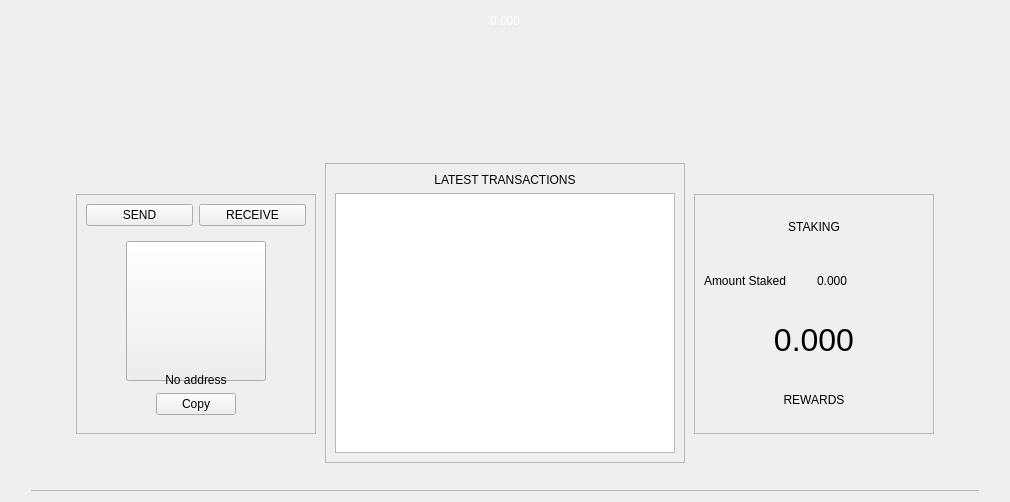
<?xml version="1.0" encoding="UTF-8"?>
<ui version="4.0">
 <class>DashboardWidget</class>
 <widget class="QWidget" name="DashboardWidget">
  <property name="geometry">
   <rect>
    <x>0</x>
    <y>0</y>
    <width>1010</width>
    <height>502</height>
   </rect>
  </property>
  <property name="sizePolicy">
   <sizepolicy hsizetype="Fixed" vsizetype="Fixed">
    <horstretch>0</horstretch>
    <verstretch>0</verstretch>
   </sizepolicy>
  </property>
  <property name="windowTitle">
   <string>Form</string>
  </property>
  <layout class="QVBoxLayout" name="verticalLayout_10">
   <item>
    <layout class="QVBoxLayout" name="dashLayout">
     <item>
      <layout class="QHBoxLayout" name="horizontalLayout_8">
       <item>
        <spacer name="horizontalSpacer_11">
         <property name="orientation">
          <enum>Qt::Horizontal</enum>
         </property>
         <property name="sizeHint" stdset="0">
          <size>
           <width>40</width>
           <height>20</height>
          </size>
         </property>
        </spacer>
       </item>
       <item>
        <widget class="QLabel" name="labelAmountPiv">
         <property name="text">
          <string>&lt;html&gt;&lt;head/&gt;&lt;body&gt;&lt;p&gt;&lt;span style=&quot; color:#ffffff;&quot;&gt;0.000&lt;/span&gt;&lt;/p&gt;&lt;/body&gt;&lt;/html&gt;</string>
         </property>
        </widget>
       </item>
       <item>
        <spacer name="horizontalSpacer_10">
         <property name="orientation">
          <enum>Qt::Horizontal</enum>
         </property>
         <property name="sizeHint" stdset="0">
          <size>
           <width>40</width>
           <height>20</height>
          </size>
         </property>
        </spacer>
       </item>
      </layout>
     </item>
     <item>
      <widget class="QWidget" name="layoutWarning" native="true">
       <layout class="QVBoxLayout" name="verticalLayout_8">
        <property name="spacing">
         <number>0</number>
        </property>
        <property name="leftMargin">
         <number>0</number>
        </property>
        <property name="topMargin">
         <number>0</number>
        </property>
        <property name="rightMargin">
         <number>0</number>
        </property>
        <property name="bottomMargin">
         <number>0</number>
        </property>
        <item>
         <widget class="QWidget" name="containerWarning" native="true">
          <layout class="QVBoxLayout" name="verticalLayout_21">
           <property name="spacing">
            <number>9</number>
           </property>
           <property name="leftMargin">
            <number>20</number>
           </property>
           <property name="topMargin">
            <number>9</number>
           </property>
           <property name="rightMargin">
            <number>20</number>
           </property>
           <property name="bottomMargin">
            <number>0</number>
           </property>
           <item>
            <layout class="QHBoxLayout" name="horizontalLayout">
             <property name="topMargin">
              <number>100</number>
             </property>
             <item>
              <spacer name="horizontalSpacer_2">
               <property name="orientation">
                <enum>Qt::Horizontal</enum>
               </property>
               <property name="sizeHint" stdset="0">
                <size>
                 <width>40</width>
                 <height>20</height>
                </size>
               </property>
              </spacer>
             </item>
             <item>
              <layout class="QVBoxLayout" name="verticalLayout_4">
               <item>
                <spacer name="verticalSpacer">
                 <property name="orientation">
                  <enum>Qt::Vertical</enum>
                 </property>
                 <property name="sizeHint" stdset="0">
                  <size>
                   <width>20</width>
                   <height>40</height>
                  </size>
                 </property>
                </spacer>
               </item>
               <item>
                <widget class="QFrame" name="frameSendReceive">
                 <property name="minimumSize">
                  <size>
                   <width>240</width>
                   <height>240</height>
                  </size>
                 </property>
                 <property name="maximumSize">
                  <size>
                   <width>240</width>
                   <height>240</height>
                  </size>
                 </property>
                 <property name="frameShape">
                  <enum>QFrame::StyledPanel</enum>
                 </property>
                 <property name="frameShadow">
                  <enum>QFrame::Raised</enum>
                 </property>
                 <layout class="QVBoxLayout" name="verticalLayout">
                  <item>
                   <layout class="QHBoxLayout" name="horizontalLayout_6">
                    <item>
                     <widget class="QPushButton" name="sendpagebtn">
                      <property name="text">
                       <string>SEND</string>
                      </property>
                     </widget>
                    </item>
                    <item>
                     <widget class="QPushButton" name="receivepagebtn">
                      <property name="text">
                       <string>RECEIVE</string>
                      </property>
                     </widget>
                    </item>
                   </layout>
                  </item>
                  <item>
                   <widget class="QStackedWidget" name="stackedWidget">
                    <property name="currentIndex">
                     <number>1</number>
                    </property>
                    <widget class="QWidget" name="send">
                     <layout class="QVBoxLayout" name="verticalLayout_2">
                      <item>
                       <widget class="QLabel" name="lblRecentcontacts">
                        <property name="text">
                         <string>Recent Contacts</string>
                        </property>
                       </widget>
                      </item>
                      <item>
                       <layout class="QHBoxLayout" name="horizontalLayout_2">
                        <item>
                         <widget class="QPushButton" name="pushButton">
                          <property name="text">
                           <string>1</string>
                          </property>
                         </widget>
                        </item>
                        <item>
                         <widget class="QPushButton" name="pushButton_2">
                          <property name="text">
                           <string>2</string>
                          </property>
                         </widget>
                        </item>
                        <item>
                         <widget class="QPushButton" name="pushButton_3">
                          <property name="text">
                           <string>3</string>
                          </property>
                         </widget>
                        </item>
                       </layout>
                      </item>
                      <item>
                       <widget class="QLineEdit" name="lineEditAmount">
                        <property name="sizePolicy">
                         <sizepolicy hsizetype="Expanding" vsizetype="Preferred">
                          <horstretch>0</horstretch>
                          <verstretch>0</verstretch>
                         </sizepolicy>
                        </property>
                        <property name="minimumSize">
                         <size>
                          <width>0</width>
                          <height>30</height>
                         </size>
                        </property>
                        <property name="maximumSize">
                         <size>
                          <width>16777215</width>
                          <height>50</height>
                         </size>
                        </property>
                        <property name="maxLength">
                         <number>17</number>
                        </property>
                        <property name="alignment">
                         <set>Qt::AlignLeading|Qt::AlignLeft|Qt::AlignVCenter</set>
                        </property>
                       </widget>
                      </item>
                      <item>
                       <layout class="QHBoxLayout" name="horizontalLayout_3">
                        <item>
                         <spacer name="horizontalSpacer_3">
                          <property name="orientation">
                           <enum>Qt::Horizontal</enum>
                          </property>
                          <property name="sizeHint" stdset="0">
                           <size>
                            <width>40</width>
                            <height>20</height>
                           </size>
                          </property>
                         </spacer>
                        </item>
                        <item>
                         <widget class="QPushButton" name="sendbtn">
                          <property name="sizePolicy">
                           <sizepolicy hsizetype="Fixed" vsizetype="Fixed">
                            <horstretch>0</horstretch>
                            <verstretch>0</verstretch>
                           </sizepolicy>
                          </property>
                          <property name="text">
                           <string>Send</string>
                          </property>
                         </widget>
                        </item>
                        <item>
                         <spacer name="horizontalSpacer_4">
                          <property name="orientation">
                           <enum>Qt::Horizontal</enum>
                          </property>
                          <property name="sizeHint" stdset="0">
                           <size>
                            <width>40</width>
                            <height>20</height>
                           </size>
                          </property>
                         </spacer>
                        </item>
                       </layout>
                      </item>
                     </layout>
                    </widget>
                    <widget class="QWidget" name="receive">
                     <layout class="QVBoxLayout" name="verticalLayout_7">
                      <item>
                       <layout class="QVBoxLayout" name="verticalLayout_9">
                        <item>
                         <layout class="QHBoxLayout" name="horizontalLayout_10">
                          <item>
                           <widget class="QPushButton" name="btnQr">
                            <property name="sizePolicy">
                             <sizepolicy hsizetype="Fixed" vsizetype="Fixed">
                              <horstretch>0</horstretch>
                              <verstretch>0</verstretch>
                             </sizepolicy>
                            </property>
                            <property name="minimumSize">
                             <size>
                              <width>140</width>
                              <height>140</height>
                             </size>
                            </property>
                            <property name="maximumSize">
                             <size>
                              <width>140</width>
                              <height>140</height>
                             </size>
                            </property>
                            <property name="text">
                             <string/>
                            </property>
                            <property name="iconSize">
                             <size>
                              <width>70</width>
                              <height>70</height>
                             </size>
                            </property>
                           </widget>
                          </item>
                         </layout>
                        </item>
                        <item>
                         <widget class="QLabel" name="labelAddress">
                          <property name="sizePolicy">
                           <sizepolicy hsizetype="Expanding" vsizetype="Fixed">
                            <horstretch>0</horstretch>
                            <verstretch>0</verstretch>
                           </sizepolicy>
                          </property>
                          <property name="minimumSize">
                           <size>
                            <width>0</width>
                            <height>0</height>
                           </size>
                          </property>
                          <property name="text">
                           <string>No address</string>
                          </property>
                          <property name="alignment">
                           <set>Qt::AlignCenter</set>
                          </property>
                         </widget>
                        </item>
                        <item>
                         <layout class="QHBoxLayout" name="horizontalLayout_4">
                          <item>
                           <spacer name="horizontalSpacer_5">
                            <property name="orientation">
                             <enum>Qt::Horizontal</enum>
                            </property>
                            <property name="sizeHint" stdset="0">
                             <size>
                              <width>40</width>
                              <height>20</height>
                             </size>
                            </property>
                           </spacer>
                          </item>
                          <item>
                           <widget class="QPushButton" name="pushButtonQR">
                            <property name="text">
                             <string>Copy</string>
                            </property>
                           </widget>
                          </item>
                          <item>
                           <spacer name="horizontalSpacer_6">
                            <property name="orientation">
                             <enum>Qt::Horizontal</enum>
                            </property>
                            <property name="sizeHint" stdset="0">
                             <size>
                              <width>40</width>
                              <height>20</height>
                             </size>
                            </property>
                           </spacer>
                          </item>
                         </layout>
                        </item>
                       </layout>
                      </item>
                     </layout>
                    </widget>
                   </widget>
                  </item>
                 </layout>
                </widget>
               </item>
               <item>
                <spacer name="verticalSpacer_2">
                 <property name="orientation">
                  <enum>Qt::Vertical</enum>
                 </property>
                 <property name="sizeHint" stdset="0">
                  <size>
                   <width>20</width>
                   <height>40</height>
                  </size>
                 </property>
                </spacer>
               </item>
              </layout>
             </item>
             <item>
              <widget class="QFrame" name="frameTransactions">
               <property name="minimumSize">
                <size>
                 <width>360</width>
                 <height>300</height>
                </size>
               </property>
               <property name="maximumSize">
                <size>
                 <width>360</width>
                 <height>300</height>
                </size>
               </property>
               <property name="frameShape">
                <enum>QFrame::StyledPanel</enum>
               </property>
               <property name="frameShadow">
                <enum>QFrame::Raised</enum>
               </property>
               <layout class="QVBoxLayout" name="verticalLayout_3">
                <item>
                 <widget class="QLabel" name="lblTransactions">
                  <property name="text">
                   <string>&lt;html&gt;&lt;head/&gt;&lt;body&gt;&lt;p align=&quot;center&quot;&gt;LATEST TRANSACTIONS&lt;/p&gt;&lt;/body&gt;&lt;/html&gt;</string>
                  </property>
                 </widget>
                </item>
                <item>
                 <widget class="QListView" name="listTransactions">
                  <property name="mouseTracking">
                   <bool>true</bool>
                  </property>
                  <property name="verticalScrollBarPolicy">
                   <enum>Qt::ScrollBarAlwaysOff</enum>
                  </property>
                  <property name="horizontalScrollBarPolicy">
                   <enum>Qt::ScrollBarAlwaysOff</enum>
                  </property>
                  <property name="sizeAdjustPolicy">
                   <enum>QAbstractScrollArea::AdjustToContents</enum>
                  </property>
                  <property name="selectionBehavior">
                   <enum>QAbstractItemView::SelectItems</enum>
                  </property>
                  <property name="verticalScrollMode">
                   <enum>QAbstractItemView::ScrollPerItem</enum>
                  </property>
                 </widget>
                </item>
               </layout>
              </widget>
             </item>
             <item>
              <layout class="QVBoxLayout" name="verticalLayout_5">
               <item>
                <spacer name="verticalSpacer_3">
                 <property name="orientation">
                  <enum>Qt::Vertical</enum>
                 </property>
                 <property name="sizeHint" stdset="0">
                  <size>
                   <width>20</width>
                   <height>40</height>
                  </size>
                 </property>
                </spacer>
               </item>
               <item>
                <widget class="QFrame" name="frameStaking">
                 <property name="minimumSize">
                  <size>
                   <width>240</width>
                   <height>240</height>
                  </size>
                 </property>
                 <property name="maximumSize">
                  <size>
                   <width>240</width>
                   <height>240</height>
                  </size>
                 </property>
                 <property name="frameShape">
                  <enum>QFrame::StyledPanel</enum>
                 </property>
                 <property name="frameShadow">
                  <enum>QFrame::Raised</enum>
                 </property>
                 <layout class="QVBoxLayout" name="verticalLayout_6">
                  <item>
                   <layout class="QHBoxLayout" name="horizontalLayout_9">
                    <item>
                     <spacer name="horizontalSpacer_9">
                      <property name="orientation">
                       <enum>Qt::Horizontal</enum>
                      </property>
                      <property name="sizeHint" stdset="0">
                       <size>
                        <width>40</width>
                        <height>20</height>
                       </size>
                      </property>
                     </spacer>
                    </item>
                    <item>
                     <widget class="QLabel" name="lblStaking">
                      <property name="minimumSize">
                       <size>
                        <width>0</width>
                        <height>0</height>
                       </size>
                      </property>
                      <property name="styleSheet">
                       <string notr="true"/>
                      </property>
                      <property name="text">
                       <string>&lt;html&gt;&lt;head/&gt;&lt;body&gt;&lt;p align=&quot;center&quot;&gt;STAKING&lt;/p&gt;&lt;/body&gt;&lt;/html&gt;</string>
                      </property>
                     </widget>
                    </item>
                    <item>
                     <spacer name="horizontalSpacer_12">
                      <property name="orientation">
                       <enum>Qt::Horizontal</enum>
                      </property>
                      <property name="sizeHint" stdset="0">
                       <size>
                        <width>40</width>
                        <height>20</height>
                       </size>
                      </property>
                     </spacer>
                    </item>
                   </layout>
                  </item>
                  <item>
                   <layout class="QHBoxLayout" name="horizontalLayout_7">
                    <item>
                     <widget class="QLabel" name="lblAmountStaked">
                      <property name="text">
                       <string>Amount Staked</string>
                      </property>
                     </widget>
                    </item>
                    <item>
                     <widget class="QLabel" name="AmountStaked">
                      <property name="text">
                       <string>0.000</string>
                      </property>
                     </widget>
                    </item>
                   </layout>
                  </item>
                  <item>
                   <widget class="QLabel" name="Rewards">
                    <property name="minimumSize">
                     <size>
                      <width>0</width>
                      <height>60</height>
                     </size>
                    </property>
                    <property name="text">
                     <string>&lt;html&gt;&lt;head/&gt;&lt;body&gt;&lt;p align=&quot;center&quot;&gt;&lt;span style=&quot; font-size:24pt;&quot;&gt;0.000&lt;/span&gt;&lt;/p&gt;&lt;/body&gt;&lt;/html&gt;</string>
                    </property>
                   </widget>
                  </item>
                  <item>
                   <widget class="QLabel" name="lblRewards">
                    <property name="text">
                     <string>&lt;html&gt;&lt;head/&gt;&lt;body&gt;&lt;p align=&quot;center&quot;&gt;REWARDS&lt;/p&gt;&lt;/body&gt;&lt;/html&gt;</string>
                    </property>
                   </widget>
                  </item>
                 </layout>
                </widget>
               </item>
               <item>
                <spacer name="verticalSpacer_4">
                 <property name="orientation">
                  <enum>Qt::Vertical</enum>
                 </property>
                 <property name="sizeHint" stdset="0">
                  <size>
                   <width>20</width>
                   <height>40</height>
                  </size>
                 </property>
                </spacer>
               </item>
              </layout>
             </item>
             <item>
              <spacer name="horizontalSpacer">
               <property name="orientation">
                <enum>Qt::Horizontal</enum>
               </property>
               <property name="sizeHint" stdset="0">
                <size>
                 <width>40</width>
                 <height>20</height>
                </size>
               </property>
              </spacer>
             </item>
            </layout>
           </item>
           <item>
            <widget class="QLabel" name="lblDivisory">
             <property name="minimumSize">
              <size>
               <width>0</width>
               <height>1</height>
              </size>
             </property>
             <property name="maximumSize">
              <size>
               <width>16777215</width>
               <height>1</height>
              </size>
             </property>
             <property name="styleSheet">
              <string notr="true">background-color:#bababa;</string>
             </property>
             <property name="text">
              <string/>
             </property>
             <property name="alignment">
              <set>Qt::AlignBottom|Qt::AlignLeading|Qt::AlignLeft</set>
             </property>
            </widget>
           </item>
          </layout>
         </widget>
        </item>
       </layout>
      </widget>
     </item>
    </layout>
   </item>
  </layout>
 </widget>
 <resources/>
 <connections/>
</ui>
